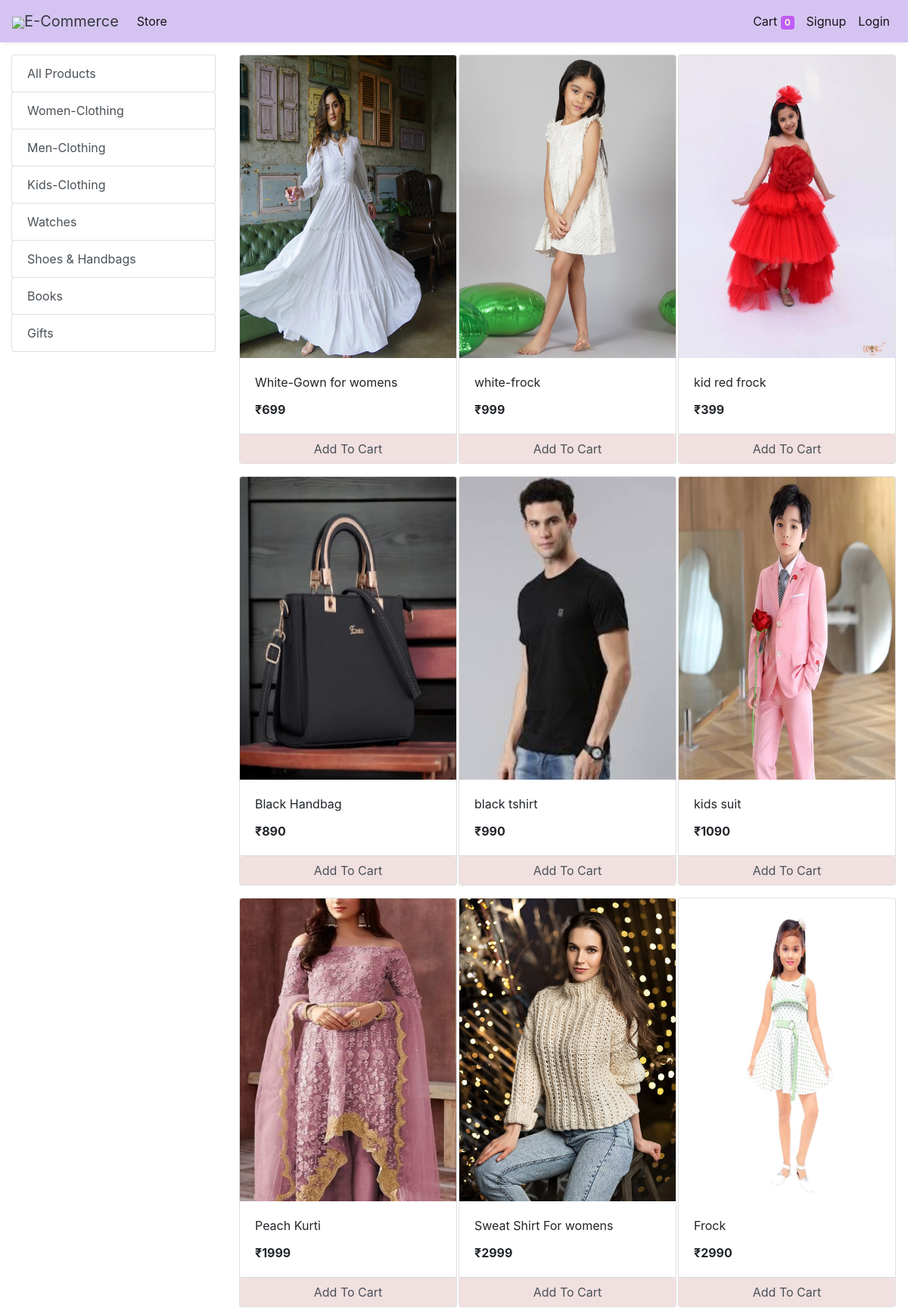
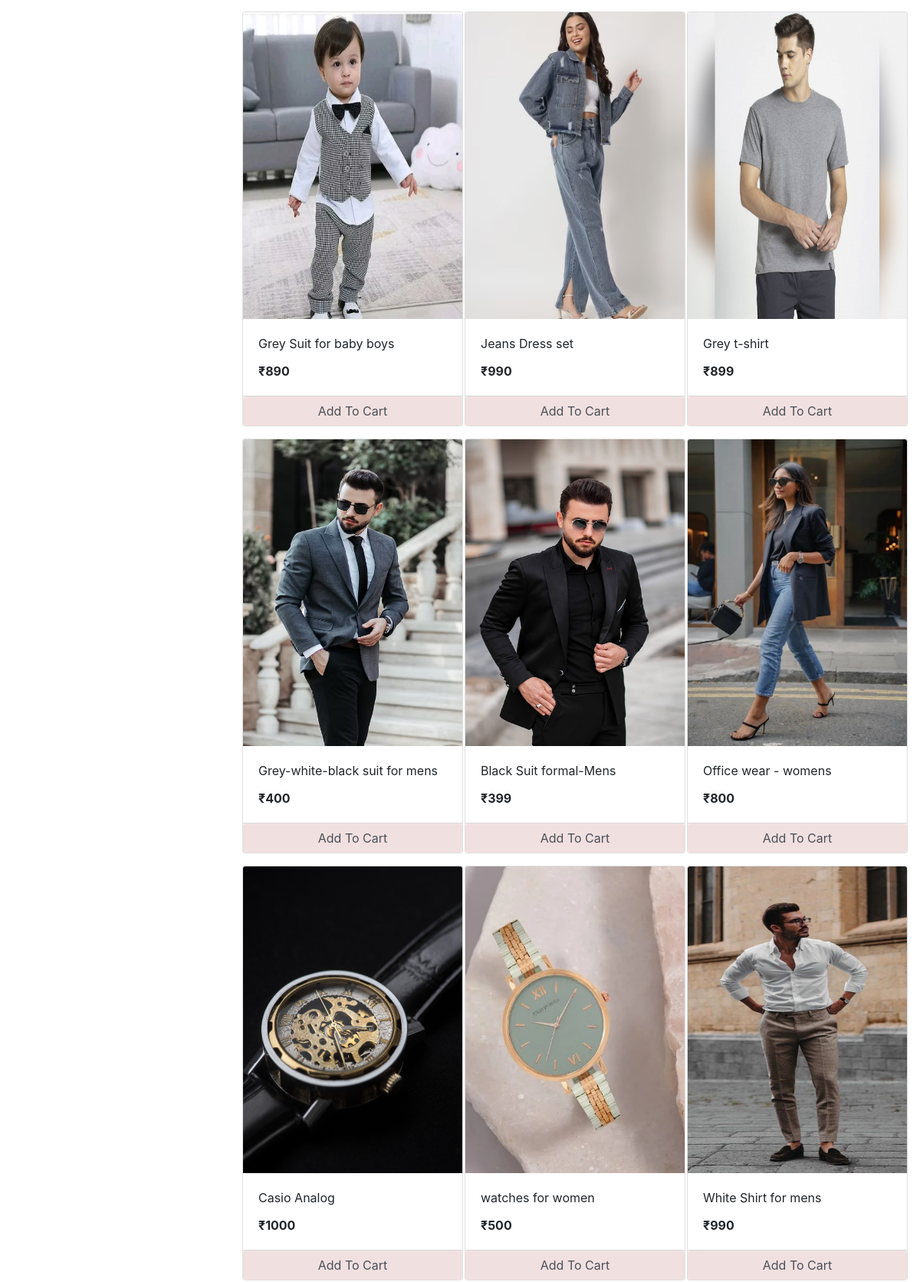
The app's page /store (upper part) with its own data (2 pictures, top to bottom).
### store/models/category.py (models this page shows, shortened)
class Category(models.Model):
    name= models.CharField(max_length=50)
    @staticmethod
    def get_all_categories():
        return Category.objects.all()

### store/models/product.py (models this page shows, shortened)
class Products(models.Model):
    name = models.CharField(max_length=60)
    price= models.IntegerField(default=0)
    category= models.ForeignKey(Category,on_delete=models.CASCADE,default=1 )
    description= models.CharField(max_length=250, default='', blank=True, null= True)
    image= models.ImageField(upload_to='uploads/products/')
    @staticmethod
    def get_all_products():
        return Products.objects.all()

### store/views/home.py (the view)
# urls.py: path('' , include('store.urls'))
def store(request):
    cart = request.session.get('cart')
    if not cart:
        request.session['cart'] = {}
    products = None
    categories = Category.get_all_categories()
    categoryID = request.GET.get('category')
    if categoryID:
        products = Products.get_all_products_by_categoryid(categoryID)
    else:
        products = Products.get_all_products();
    data = {}
    data['products'] = products
    data['categories'] = categories
    print('you are : ', request.session.get('email'))
    return render(request, 'index.html', data)

### store/templatetags/cart.py (called while the page is built)
@register.filter (name='is_in_cart')
def is_in_cart(product, cart):
    keys = cart.keys ()
    for id in keys:
        if int (id) == product.id:
            return True
    return False;

### store/templates/index.html (shortened to what this page needs)
{% extends 'base.html' %}
{% block content %}
{% load cart %}
{% load custom_filter %}
<div class="container-fluid mt-3">
	<div class="row">
		<div class="col-lg-3 mx-auto">
			<div class="list-group">
				<a href="/" class="list-group-item list-group-item-action btn btn-outline-suxccess">All Products</a>
				{% for category in categories %}
				<a href="/?category={{category.id}}"
					class="list-group-item list-group-item-action btn btn-outline-suxccess ">{{category.name}}</a>
				{% endfor %}
			</div>
		</div>
		<div id='products' class="col-lg-9 mx-auto">
			<div class="row mx-auto">
				{% for product in products %}
				<div class="card mx-auto mb-3" id={{product.id}} style="width: 18rem;">
					<img class="card-img-top" height="400px" src="{{product.image.url}}" alt="Card image cap">
					<div class="card-body">
						<p class="card-title">{{product.name}}</p>
						<p class="card-text"><b>₹{{product.price}}</b></p>
					</div>
					<div class="card-footer p-0 no-gutters">
						{% if product|is_in_cart:request.session.cart %}
						<div class="row no-gutters">
							<form action="/#{{product.id}}" class="col-2 " method="post">
								{% csrf_token %}
								<input hidden type="text" name='product' value='{{product.id}}'>
								<input hidden type="text" name='remove' value='True'>
								<input type="submit" value=" - " class="btn btn-block color-btn border-right">
							</form>
							<div class="text-center col btn color-btn">{{product|cart_quantity:request.session.cart}} in Cart</div>
							<form action="/#{{product.id}}" class="col-2 " method="post">
								{% csrf_token %}
								<input hidden type="text" name='product' value='{{product.id}}'>
								<input type="submit" value=" + " class="btn btn-block color-btn border-left">
							</form>
						</div>
						{% else %}
						<form action="/#{{product.id}}" method="POST" class="btn-block">
							<input type="submit" class="float-right btn color-btn form-control"
								value="Add To Cart">
						</form>
						{% endif %}
					</div>
				</div>
				{% endfor %}
			</div>
		</div>
	</div>
</div>
{% endblock %}

### store/templates/index.html (style rules this page uses)
.color-btn { background: #f1e0e0; }

### records on screen
Category: name "Women-Clothing"
Category: name "Men-Clothing"
Category: name "Kids-Clothing"
Category: name "Watches"
Category: name "Shoes & Handbags"
Category: name "Books"
Category: name "Gifts"
Products: image (picture), name "White-Gown for womens", price "699"
Products: image (picture), name "white-frock", price "999"
Products: image (picture), name "kid red frock", price "399"
Products: image (picture), name "Black Handbag", price "890"
Products: image (picture), name "black tshirt", price "990"
Products: image (picture), name "kids suit", price "1090"
Products: image (picture), name "Peach Kurti", price "1999"
Products: image (picture), name "Sweat Shirt For womens", price "2999"
Products: image (picture), name "Frock", price "2990"
Products: image (picture), name "Grey Suit for baby boys", price "890"
Products: image (picture), name "Jeans Dress set", price "990"
Products: image (picture), name "Grey t-shirt", price "899"
Products: image (picture), name "Grey-white-black suit for mens", price "400"
Products: image (picture), name "Black Suit formal-Mens", price "399"
Products: image (picture), name "Office wear - womens", price "800"
Products: image (picture), name "Casio Analog", price "1000"
Products: image (picture), name "watches for women", price "500"
Products: image (picture), name "White Shirt for mens", price "990"

### other values on screen
{{ request.session.cart.keys|length }} "0"
